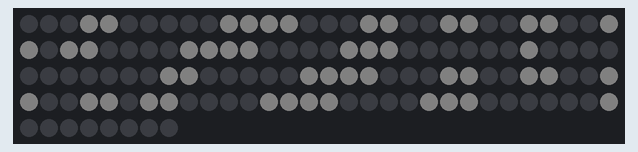
A sketch run on a simulated Arduino Nano, built with avr-gcc and run on an emulated ATmega328P. On the bench: 128 RGB LEDs in strip order, left to right, continuing on the next row. Dim RGB values are drawn brighter than linear; what the sketch prints to the serial monitor is not drawn.

Above: at 0.2 s.
At 1.3 s:
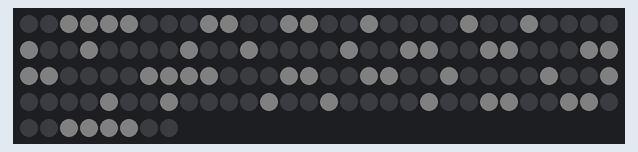
At 2.4 s:
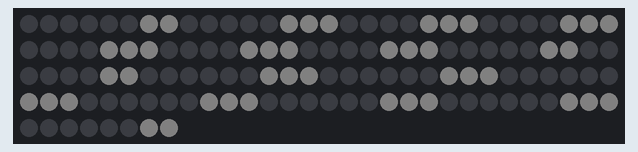
At 3.5 s:
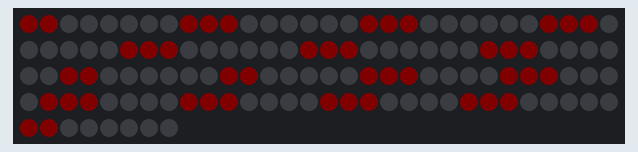
At 4.6 s:
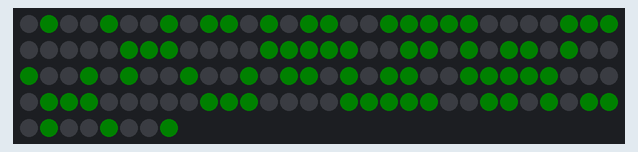
At 5.7 s:
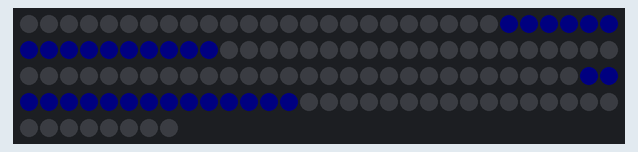

Measured:
- what the display in image 0 shows lasts 1.0 s, from 0.1 s to 1.1 s

The sketch:

emoled.ino
```cpp
//#include <SoftwareSerial.h>
//SoftwareSerial mySerial(10, 11); // RX, TX
// Arduino nano
#include <Adafruit_NeoPixel.h>
#define PIN 4

Adafruit_NeoPixel strip = Adafruit_NeoPixel(128, PIN, NEO_GRB + NEO_KHZ800);
byte Smile[] = {3,4,10,11,12,13,17,18,21,22,25,26,29,30,32,33,38,39,40,41,46,47,48,55};
byte Nomal[] = {2,3,4,5,9,10,13,14,17,22,25,30,33,38,41,46,49,50,53,54,58,59,60,61};
byte Sad[] = {6,7,13,14,15,20,21,22,27,28,29,34,35,36,41,42,43,48,49,50,56,57};
byte Sad1[] = {64,65,72,73,74,81,82,83,90,91,92,99,100,101,108,109,110,117,118,119,126,127};
byte Angry[] = {0,1,8,9,10,17,18,19,26,27,28,35,36,37,44,45,46,53,54,55,62,63};
byte Angry1[] = {70,71,77,78,79,84,85,86,91,92,93,98,99,100,105,106,107,112,113,114,120,121};
byte Suprised[] = {1,4,7,9,10,12,14,15,18,19,20,21,22,27,28,29,35,36,37,42,43,44,45,46,49,50,52,54,55,57,60,63};
byte Sleep[] = {24,25,26,27,28,29,30,31,32,33,34,35,36,37,38,39};

String str = "";
String Val = "";

void setup(){
    // initialize led and serial
    Serial.begin(9600);
    //mySerial.begin(9600);
    strip.begin();
    strip.show();
    Serial.println("ok");
    //mySerial.println("ok");
    // warm up
    Warm_Up();
}

void loop(){
  if(Serial.available()){
    //str = Serial.read();
    str = Serial.readStringUntil('q');
    Val = str; //strtok(str.c_str(),",");
//    Serial.println(Val);
//    int R = atof(strtok(NULL,","));
//    int G = atof(strtok(NULL,","));
//    int B = atof(strtok(NULL,","));
    if (Val == "who"){
      Serial.println("emoled");
      }
    else if(Val == "smile"){
      Write_Smile(5,5,5);
    }
    else if(Val == "neutral"){
      Write_Nomal(5,5,5);
    }
    else if(Val == "sad"){
      Write_Sad(0,0,5);
    }
    else if(Val == "angry"){
      Write_Angry(5,0,0);
    }
    else if(Val == "surprised"){
      Write_Surprised(5,5,5);
    }
    else if(Val == "sleep"){
      Write_Sleep(0,0,5);
    }
    else if(Val == "off"){
      OFF();
    }
//    else{
//      Write_Nomal(5,5,5);
//    }
  }
}

void Warm_Up(){
    Write_Smile(5,5,5);
    delay(1000);
    Write_Nomal(5,5,5);
    delay(1000);
    Write_Sad(5,5,5);
    delay(1000);
    Write_Angry(5,0,0);
    delay(1000);
    Write_Surprised(0,5,0);
    delay(1000);
    Write_Sleep(0,0,5);
    delay(1000);
  }

void Write_Smile(int R, int G, int B){
    for(int i =0;i<128;i++)
    {
      strip.setPixelColor(i,0,0,0);
    }
    strip.show();
    delay(100);
  for(int i =0;i<24;i++)
    {
      strip.setPixelColor(Smile[i],R,G,B);
      strip.setPixelColor(Smile[i]+64,R,G,B);
    }
    strip.show();
}

void Write_Nomal(int R, int G, int B){
  for(int i =0;i<128;i++)
    {
      strip.setPixelColor(i,0,0,0);
    }
    strip.show();
    delay(100);
  for(int i =0;i<24;i++)
    {
      strip.setPixelColor(Nomal[i],R,G,B);
      strip.setPixelColor(Nomal[i]+64,R,G,B);
    }
    strip.show();

}

 void Write_Sad(int R, int G, int B){
  for(int i =0;i<128;i++)
    {
      strip.setPixelColor(i,0,0,0);
    }
    strip.show();
    delay(100);
    for(int i =0;i<22;i++)
    {
      strip.setPixelColor(Sad[i],R,G,B);
      strip.setPixelColor(Sad1[i],R,G,B);
    }
    strip.show();

 }

void Write_Angry(int R, int G, int B){
  for(int i =0;i<128;i++)
  {
    strip.setPixelColor(i,0,0,0);
  }
  strip.show();
  delay(100);
  for(int i =0;i<22;i++)
  {
    strip.setPixelColor(Angry[i],R,G,B);
    strip.setPixelColor(Angry1[i],R,G,B);
  }
  strip.show();

}

void Write_Surprised(int R, int G, int B){
  for(int i =0;i<128;i++)
    {
      strip.setPixelColor(i,0,0,0);
    }
    strip.show();
    delay(100);
    for(int i =0;i<32;i++)
    {
      strip.setPixelColor(Suprised[i],R,G,B);
      strip.setPixelColor(Suprised[i]+64,R,G,B);
    }
    strip.show();

 }

void Write_Sleep(int R, int G, int B){
  for(int i =0;i<128;i++)
    {
      strip.setPixelColor(i,0,0,0);
    }
    strip.show();
    delay(100);
    for(int i =0;i<16;i++)
    {
      strip.setPixelColor(Sleep[i],R,G,B);
      strip.setPixelColor(Sleep[i]+64,R,G,B);
    }
    strip.show();

 }

void OFF(){
  for(int i =0;i<128;i++)
    {
      strip.setPixelColor(i,0,0,0);
    }
    strip.show();
    delay(100);
 }
```
